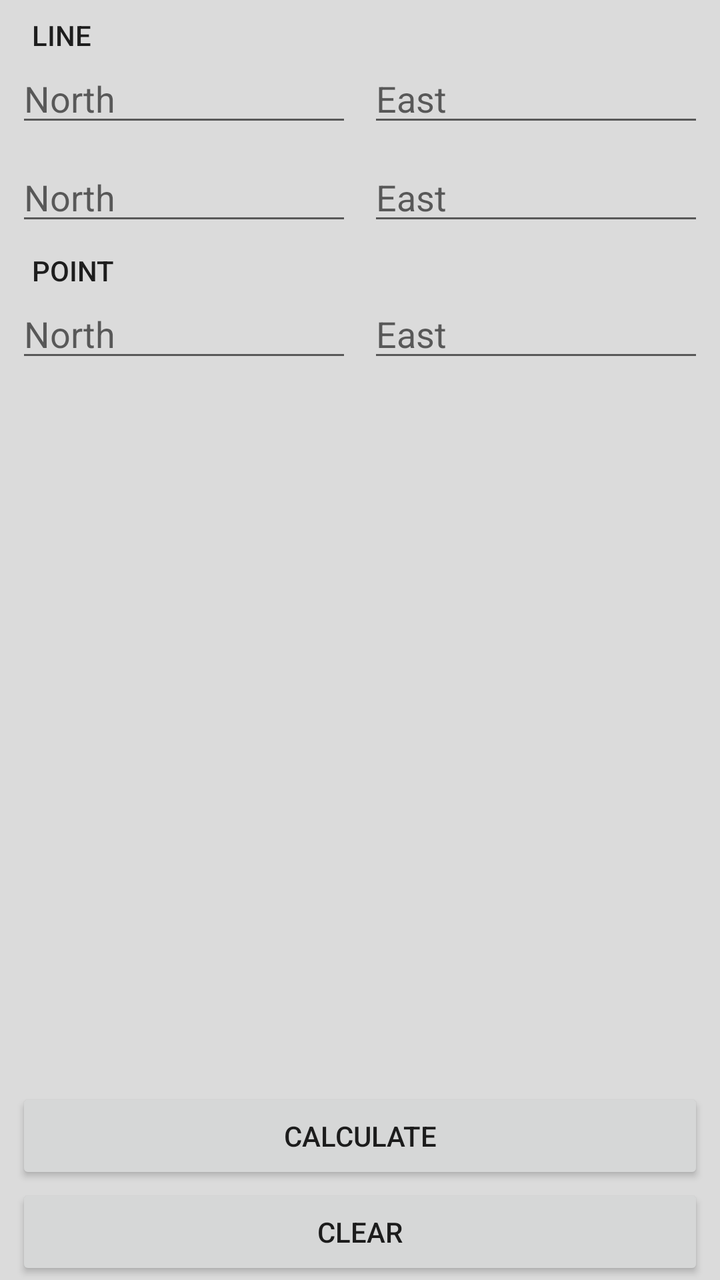
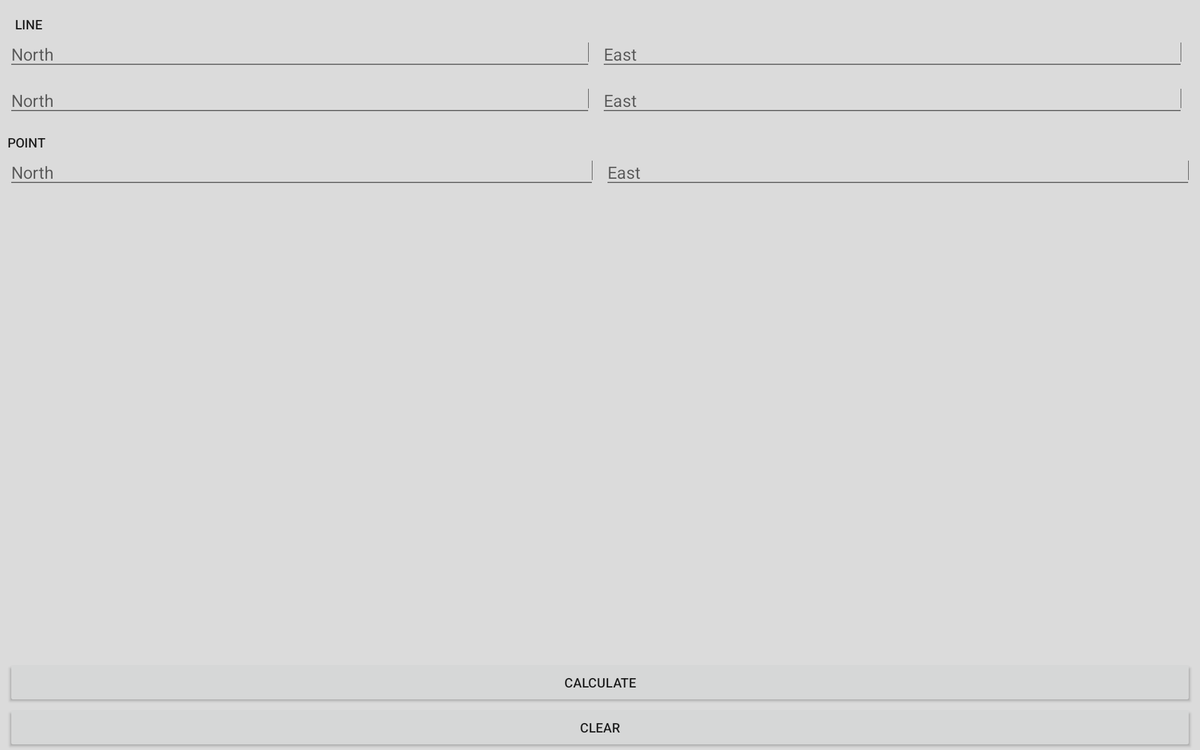

Compare how this app lays out the same screen by default and in its alternative resource folder. The renders come first, then the two layout files and the values they reference.
<!-- AndroidManifest.xml: application theme AppTheme -->
<!-- res/layout/fragment_drop_perpendicular.xml -->
<?xml version="1.0" encoding="utf-8"?>
<androidx.constraintlayout.widget.ConstraintLayout
    xmlns:android="http://schemas.android.com/apk/res/android"
    xmlns:app="http://schemas.android.com/apk/res-auto"
    xmlns:tools="http://schemas.android.com/tools"
    android:layout_width="match_parent"
    android:layout_height="match_parent"
    android:background="#DBDBDB">

    <androidx.constraintlayout.widget.Guideline
        android:id="@+id/guideline"
        android:layout_width="wrap_content"
        android:layout_height="wrap_content"
        android:orientation="horizontal"
        app:layout_constraintGuide_percent="0"
        app:layout_constraintGuide_begin="1dp" />

    <TextView
        android:id="@+id/textView1"
        android:layout_width="0dp"
        android:layout_height="wrap_content"
        android:layout_marginStart="16dp"
        android:layout_marginTop="8dp"
        android:text="Line"
        android:textAppearance="@style/TextAppearance.AppCompat.Widget.ActionBar.Menu"
        app:layout_constraintBottom_toTopOf="@+id/editTxtNorth1"
        app:layout_constraintEnd_toEndOf="parent"
        app:layout_constraintHorizontal_bias="0.5"
        app:layout_constraintStart_toStartOf="parent"
        app:layout_constraintTop_toTopOf="@+id/guideline" />

    <EditText
        android:id="@+id/editTxtNorth1"
        android:layout_width="0dp"
        android:layout_height="wrap_content"
        android:layout_marginStart="8dp"
        android:autofillHints=""
        android:ems="10"
        android:hint="North"
        android:inputType="numberDecimal"
        app:layout_constraintEnd_toStartOf="@+id/editTxtEast1"
        app:layout_constraintHorizontal_bias="0.5"
        app:layout_constraintStart_toStartOf="parent"
        app:layout_constraintTop_toBottomOf="@+id/textView1" />

    <EditText
        android:id="@+id/editTxtEast1"
        android:layout_width="0dp"
        android:layout_height="wrap_content"
        android:layout_marginStart="8dp"
        android:layout_marginEnd="8dp"
        android:autofillHints=""
        android:ems="10"
        android:hint="East"
        android:inputType="numberDecimal"
        app:layout_constraintBaseline_toBaselineOf="@+id/editTxtNorth1"
        app:layout_constraintEnd_toEndOf="parent"
        app:layout_constraintHorizontal_bias="0.5"
        app:layout_constraintStart_toEndOf="@+id/editTxtNorth1" />

    <EditText
        android:id="@+id/editTxtNorth2"
        android:layout_width="0dp"
        android:layout_height="wrap_content"
        android:layout_marginStart="8dp"
        android:layout_marginTop="8dp"
        android:ems="10"
        android:hint="North"
        android:inputType="numberDecimal"
        app:layout_constraintEnd_toStartOf="@+id/editTxtEast2"
        app:layout_constraintHorizontal_bias="0.5"
        app:layout_constraintStart_toStartOf="parent"
        app:layout_constraintTop_toBottomOf="@+id/editTxtNorth1" />

    <EditText
        android:id="@+id/editTxtEast2"
        android:layout_width="0dp"
        android:layout_height="wrap_content"
        android:layout_marginStart="8dp"
        android:layout_marginTop="8dp"
        android:layout_marginEnd="8dp"
        android:ems="10"
        android:hint="East"
        android:inputType="numberDecimal"
        app:layout_constraintEnd_toEndOf="parent"
        app:layout_constraintHorizontal_bias="0.5"
        app:layout_constraintStart_toEndOf="@+id/editTxtNorth2"
        app:layout_constraintTop_toBottomOf="@+id/editTxtEast1" />

    <TextView
        android:id="@+id/textView4"
        android:layout_width="0dp"
        android:layout_height="wrap_content"
        android:layout_marginStart="16dp"
        android:layout_marginTop="8dp"
        android:text="Point"
        android:textAppearance="@style/TextAppearance.AppCompat.Widget.ActionBar.Menu"
        app:layout_constraintEnd_toEndOf="parent"
        app:layout_constraintStart_toStartOf="parent"
        app:layout_constraintTop_toBottomOf="@+id/editTxtNorth2" />

    <EditText
        android:id="@+id/editTxtNorth3"
        android:layout_width="0dp"
        android:layout_height="wrap_content"
        android:layout_marginStart="8dp"
        android:ems="10"
        android:hint="North"
        android:inputType="numberDecimal"
        app:layout_constraintEnd_toStartOf="@+id/editTxtEast3"
        app:layout_constraintHorizontal_bias="0.5"
        app:layout_constraintStart_toStartOf="parent"
        app:layout_constraintTop_toBottomOf="@+id/textView4" />

    <EditText
        android:id="@+id/editTxtEast3"
        android:layout_width="0dp"
        android:layout_height="wrap_content"
        android:layout_marginStart="8dp"
        android:layout_marginEnd="8dp"
        android:ems="10"
        android:hint="East"
        android:inputType="numberDecimal"
        app:layout_constraintEnd_toEndOf="parent"
        app:layout_constraintHorizontal_bias="0.5"
        app:layout_constraintStart_toEndOf="@+id/editTxtNorth3"
        app:layout_constraintTop_toBottomOf="@+id/textView4" />


    <androidx.constraintlayout.widget.Guideline
        android:id="@+id/guideline2"
        android:layout_width="wrap_content"
        android:layout_height="wrap_content"
        android:orientation="horizontal"
        app:layout_constraintGuide_end="266dp" />

    <Button
        android:id="@+id/clearBtt"
        android:layout_width="0dp"
        android:layout_height="wrap_content"
        android:layout_marginStart="8dp"
        android:layout_marginEnd="8dp"
        android:text="Clear"
        app:layout_constraintBottom_toBottomOf="parent"
        app:layout_constraintEnd_toEndOf="parent"
        app:layout_constraintHorizontal_bias="1.0"
        app:layout_constraintStart_toStartOf="parent" />

    <Button
        android:id="@+id/calculateBtt"
        android:layout_width="0dp"
        android:layout_height="wrap_content"
        android:layout_marginStart="8dp"
        android:layout_marginEnd="8dp"
        android:text="Calculate"
        app:layout_constraintBottom_toTopOf="@+id/clearBtt"
        app:layout_constraintEnd_toEndOf="parent"
        app:layout_constraintStart_toStartOf="parent" />

    <androidx.constraintlayout.widget.Guideline
        android:id="@+id/guideline3"
        android:layout_width="wrap_content"
        android:layout_height="wrap_content"
        android:orientation="horizontal"
        app:layout_constraintGuide_percent="1.0"
        app:layout_constraintGuide_begin="1dp" />

</androidx.constraintlayout.widget.ConstraintLayout>
<!-- resources referenced by this layout -->
<resources>
  <style name="AppTheme" parent="Theme.AppCompat.Light.NoActionBar">
          
          <item name="colorPrimary">@color/colorPrimary</item>
          <item name="colorPrimaryDark">@color/colorPrimaryDark</item>
          <item name="colorAccent">@color/colorAccent</item>
      </style>
</resources>
<!-- res/layout-xlarge-land/fragment_drop_perpendicular.xml (the repository's variant of the layout above) -->
<!-- drawn on a large tablet held sideways -->
<?xml version="1.0" encoding="utf-8"?>
<androidx.constraintlayout.widget.ConstraintLayout xmlns:android="http://schemas.android.com/apk/res/android"
    xmlns:app="http://schemas.android.com/apk/res-auto"
    xmlns:tools="http://schemas.android.com/tools"
    android:layout_width="match_parent"
    android:layout_height="match_parent"
    android:background="#DBDBDB">

    <androidx.constraintlayout.widget.Guideline
        android:id="@+id/guideline"
        android:layout_width="wrap_content"
        android:layout_height="wrap_content"
        android:orientation="horizontal"
        app:layout_constraintGuide_begin="1dp"
        app:layout_constraintGuide_percent="0" />

    <TextView
        android:id="@+id/textView1"
        android:layout_width="0dp"
        android:layout_height="wrap_content"
        android:layout_marginStart="16dp"
        android:layout_marginTop="16dp"
        android:layout_marginEnd="16dp"
        android:text="Line"
        android:textAppearance="@style/TextAppearance.AppCompat.Widget.ActionBar.Menu"
        app:layout_constraintBottom_toTopOf="@+id/editTxtNorth1"
        app:layout_constraintEnd_toEndOf="parent"
        app:layout_constraintHorizontal_bias="0.0"
        app:layout_constraintStart_toStartOf="parent"
        app:layout_constraintTop_toTopOf="@+id/guideline" />

    <EditText
        android:id="@+id/editTxtNorth1"
        android:layout_width="0dp"
        android:layout_height="wrap_content"
        android:layout_marginStart="8dp"
        android:autofillHints=""
        android:ems="10"
        android:hint="North"
        android:inputType="numberDecimal"
        app:layout_constraintEnd_toStartOf="@+id/editTxtEast1"
        app:layout_constraintHorizontal_bias="0.5"
        app:layout_constraintStart_toStartOf="parent"
        app:layout_constraintTop_toBottomOf="@+id/textView1" />

    <EditText
        android:id="@+id/editTxtEast1"
        android:layout_width="0dp"
        android:layout_height="wrap_content"
        android:layout_marginStart="8dp"
        android:autofillHints=""
        android:ems="10"
        android:hint="East"
        android:inputType="numberDecimal"
        app:layout_constraintBaseline_toBaselineOf="@+id/editTxtNorth1"
        app:layout_constraintEnd_toEndOf="@+id/textView1"
        app:layout_constraintHorizontal_bias="0.5"
        app:layout_constraintStart_toEndOf="@+id/editTxtNorth1" />

    <EditText
        android:id="@+id/editTxtNorth2"
        android:layout_width="0dp"
        android:layout_height="wrap_content"
        android:layout_marginStart="8dp"
        android:layout_marginTop="8dp"
        android:ems="10"
        android:hint="North"
        android:inputType="numberDecimal"
        app:layout_constraintEnd_toStartOf="@+id/editTxtEast2"
        app:layout_constraintHorizontal_bias="0.5"
        app:layout_constraintStart_toStartOf="parent"
        app:layout_constraintTop_toBottomOf="@+id/editTxtNorth1" />

    <EditText
        android:id="@+id/editTxtEast2"
        android:layout_width="0dp"
        android:layout_height="wrap_content"
        android:layout_marginStart="8dp"
        android:layout_marginTop="8dp"
        android:ems="10"
        android:hint="East"
        android:inputType="numberDecimal"
        app:layout_constraintEnd_toEndOf="@+id/textView1"
        app:layout_constraintHorizontal_bias="0.5"
        app:layout_constraintStart_toEndOf="@+id/editTxtNorth2"
        app:layout_constraintTop_toBottomOf="@+id/editTxtEast1" />

    <TextView
        android:id="@+id/textView4"
        android:layout_width="0dp"
        android:layout_height="wrap_content"
        android:layout_marginStart="8dp"
        android:layout_marginTop="16dp"
        android:text="Point"
        android:textAppearance="@style/TextAppearance.AppCompat.Widget.ActionBar.Menu"
        app:layout_constraintEnd_toEndOf="parent"
        app:layout_constraintStart_toStartOf="parent"
        app:layout_constraintTop_toBottomOf="@+id/editTxtEast2" />

    <EditText
        android:id="@+id/editTxtNorth3"
        android:layout_width="0dp"
        android:layout_height="wrap_content"
        android:ems="10"
        android:hint="North"
        android:inputType="numberDecimal"
        app:layout_constraintEnd_toStartOf="@+id/editTxtEast3"
        app:layout_constraintHorizontal_bias="0.5"
        app:layout_constraintStart_toStartOf="@+id/textView4"
        app:layout_constraintTop_toBottomOf="@+id/textView4" />

    <EditText
        android:id="@+id/editTxtEast3"
        android:layout_width="0dp"
        android:layout_height="wrap_content"
        android:layout_marginStart="8dp"
        android:layout_marginEnd="8dp"
        android:ems="10"
        android:hint="East"
        android:inputType="numberDecimal"
        app:layout_constraintEnd_toEndOf="parent"
        app:layout_constraintHorizontal_bias="0.5"
        app:layout_constraintStart_toEndOf="@+id/editTxtNorth3"
        app:layout_constraintTop_toBottomOf="@+id/textView4" />

    <Button
        android:id="@+id/clearBtt"
        android:layout_width="0dp"
        android:layout_height="wrap_content"
        android:layout_marginStart="8dp"
        android:layout_marginEnd="8dp"
        android:text="Clear"
        app:layout_constraintBottom_toBottomOf="parent"
        app:layout_constraintEnd_toEndOf="parent"
        app:layout_constraintHorizontal_bias="1.0"
        app:layout_constraintStart_toStartOf="parent" />

    <Button
        android:id="@+id/calculateBtt"
        android:layout_width="0dp"
        android:layout_height="wrap_content"
        android:layout_marginStart="8dp"
        android:layout_marginEnd="8dp"
        android:text="Calculate"
        app:layout_constraintBottom_toTopOf="@+id/clearBtt"
        app:layout_constraintEnd_toEndOf="parent"
        app:layout_constraintStart_toStartOf="parent" />

    <androidx.constraintlayout.widget.Guideline
        android:id="@+id/guideline3"
        android:layout_width="wrap_content"
        android:layout_height="wrap_content"
        android:orientation="horizontal"
        app:layout_constraintGuide_begin="1dp"
        app:layout_constraintGuide_percent="1.0" />

</androidx.constraintlayout.widget.ConstraintLayout>
